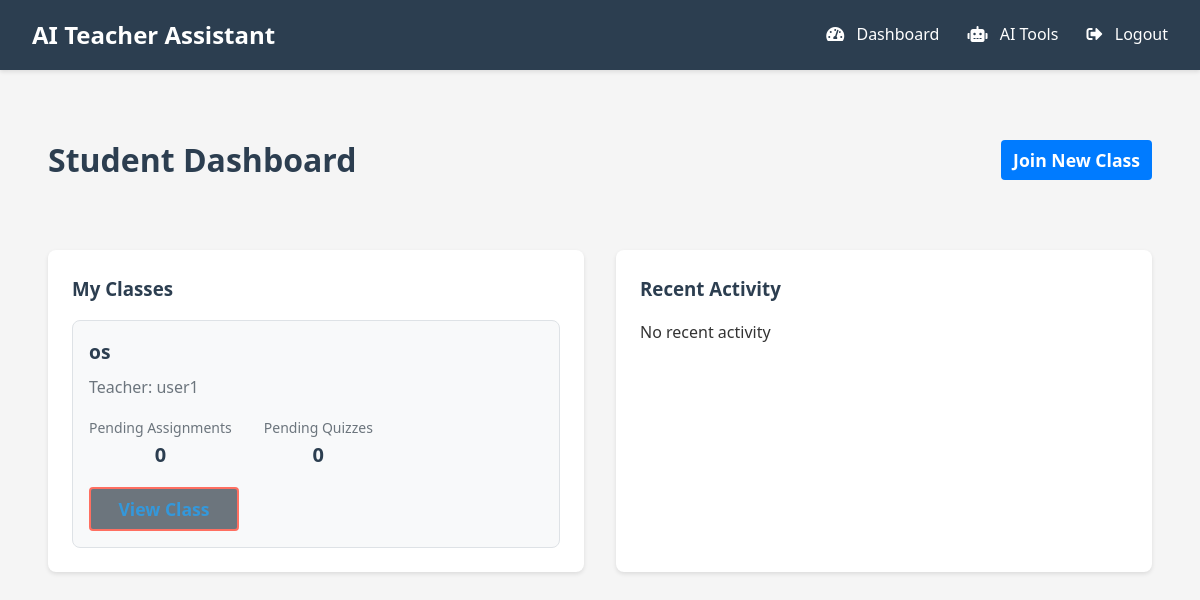
/student/dashboard (signed in), run on the app's committed database.
### models.py (models this page shows, shortened)
class Class(db.Model):
    id = db.Column(db.Integer, primary_key=True)
    name = db.Column(db.String(100), nullable=False)
    description = db.Column(db.Text)
    join_code = db.Column(db.String(6), unique=True, nullable=False)
    teacher_id = db.Column(db.Integer, db.ForeignKey('user.id'), nullable=False)
    assignments = db.relationship('Assignment', backref='class_obj', lazy=True)
    quizzes = db.relationship('Quiz', backref='class', lazy=True)

class User(db.Model, UserMixin):
    id = db.Column(db.Integer, primary_key=True)
    username = db.Column(db.String(100), unique=True, nullable=False)
    email = db.Column(db.String(100), unique=True, nullable=False)
    password_hash = db.Column(db.String(100), nullable=False)
    name = db.Column(db.String(100), nullable=False)
    role = db.Column(db.String(20), nullable=False)  # 'student', 'teacher', or 'admin'
    enrolled_classes = db.relationship('Class', secondary=enrollments, backref=db.backref('students', lazy='dynamic'), lazy='dynamic')
    submissions = db.relationship('Submission', backref='student', lazy=True)
    quiz_attempts = db.relationship('QuizAttempt', backref='student', lazy=True)
    classes_teaching = db.relationship('Class', backref='teacher', lazy=True)
    def is_teacher(self):
        return self.role == 'teacher'
    def is_student(self):
        return self.role == 'student'

### routes/student.py (the view)
@student.route('/dashboard')
@login_required
@student_required
def dashboard():
    now = datetime.utcnow()
    return render_template('student/dashboard.html',
                         classes=current_user.enrolled_classes,
                         now=now,
                         datetime=datetime)

### app.py (called while the page is built)
def create_app():
    app = Flask(__name__)
    app.config.from_object(Config)
    db.init_app(app)
    migrate = Migrate(app, db)
    login_manager = LoginManager()
    login_manager.login_view = 'auth.login'
    login_manager.init_app(app)
    @login_manager.user_loader
    def load_user(user_id):
        return User.query.get(int(user_id))
    app.register_blueprint(main)
    app.register_blueprint(auth)
    app.register_blueprint(teacher)
    app.register_blueprint(student)
    app.register_blueprint(ai)
    return app

### models.py (called while the page is built)
    def get_submission(self, student):
        return Submission.query.filter_by(
            student_id=student.id,
            assignment_id=self.id
        ).first()

### routes/student.py (called while the page is built)
def student_required(f):
    @wraps(f)
    def decorated_function(*args, **kwargs):
        if not current_user.is_student():
            return "Access denied", 403
        return f(*args, **kwargs)
    return decorated_function

### templates/student/dashboard.html (shortened to what this page needs)
{% extends "base.html" %}
{% block content %}
<div class="dashboard">
    <div class="dashboard-header">
        <h1>Student Dashboard</h1>
        <div class="dashboard-actions">
            <a href="{{ url_for('student.join_class') }}" class="btn-primary">Join New Class</a>
        </div>
    </div>
    <div class="dashboard-content">
        <div class="dashboard-card">
            <h3>My Classes</h3>
            {% if classes %}
                <div class="class-list">
                    {% for class in classes %}
                        <div class="class-item">
                            <h4>{{ class.name }}</h4>
                            <p class="text-muted">Teacher: {{ class.teacher.username }}</p>
                            <div class="class-stats">
                                <div class="stat-item">
                                    <span class="stat-label">Pending Assignments</span>
                                    <span class="stat-value">
                                        {% set pending_count = 0 %}
                                        {% for assignment in class.assignments %}
                                            {% if assignment.due_date and assignment.due_date > now %}
                                                {% set submission = assignment.get_submission(current_user) %}
                                                {% if not submission %}
                                                    {% set pending_count = pending_count + 1 %}
                                                {% endif %}
                                            {% endif %}
                                        {% endfor %}
                                        {{ pending_count }}
                                    </span>
                                </div>
                                <div class="stat-item">
                                    <span class="stat-label">Pending Quizzes</span>
                                    <span class="stat-value">
                                        {{ class.quizzes|selectattr('due_date')|selectattr('due_date', 'ge', now)|list|length }}
                                    </span>
                                </div>
                            </div>
                            <div class="class-actions">
                                <a href="{{ url_for('student.class_view', class_id=class.id) }}" class="btn-secondary">
                                </a>
                            </div>
                        </div>
                    {% endfor %}
                </div>
            {% else %}
                <div class="empty-state">
                    <p>You haven't joined any classes yet.</p>
                    <a href="{{ url_for('student.join_class') }}" class="btn-primary">Join Your First Class</a>
                </div>
            {% endif %}
        </div>
        <div class="dashboard-card">
            <h3>Recent Activity</h3>
            <div class="activity-list">
                {% set recent_submissions = current_user.submitted_assignments|sort(attribute='submitted_at', reverse=true) %}
                {% set recent_attempts = current_user.quiz_attempts|sort(attribute='started_at', reverse=true) %}
                {% if recent_submissions or recent_attempts %}
                    {% for submission in recent_submissions[:5] %}
                        <div class="activity-item">
                            <span class="activity-type assignment">Assignment</span>
                            <div class="activity-details">
                                <h5>{{ submission.assignment.title }}</h5>
                                <p>Submitted: {{ submission.submitted_at.strftime('%Y-%m-%d %H:%M') }}</p>
                                {% if submission.grade is not none %}
                                    <span class="badge bg-info">Grade: {{ submission.grade }}/{{ submission.assignment.max_points }}</span>
                                {% else %}
                                    <span class="badge bg-warning">Not Graded</span>
                                {% endif %}
                            </div>
                        </div>
                    {% endfor %}
                    {% for attempt in recent_attempts[:5] %}
                        <div class="activity-item">
                            <span class="activity-type quiz">Quiz</span>
                            <div class="activity-details">
                                <h5>{{ attempt.quiz.title }}</h5>
                                <p>Attempted: {{ attempt.started_at.strftime('%Y-%m-%d %H:%M') }}</p>
                                {% if attempt.completed_at %}
                                    {% if attempt.score is not none %}
                                        <span class="badge bg-info">Score: {{ attempt.score }}</span>
                                    {% else %}
                                        <span class="badge bg-warning">Pending Grade</span>
                                    {% endif %}
                                {% else %}
                                    <span class="badge bg-warning">In Progress</span>
                                {% endif %}
                            </div>
                        </div>
                    {% endfor %}
                {% else %}
                    <p>No recent activity</p>
                {% endif %}
            </div>
        </div>
    </div>
</div>
{% endblock %}

### static/css/style.css (style rules this page uses)
* { margin: 0; padding: 0; box-sizing: border-box; }
body { font-family: "Segoe UI", Tahoma, Geneva, Verdana, sans-serif; line-height: 1.6; background-color: #f5f5f5; color: #333; }
.btn-primary, .btn-secondary { display: inline-block; padding: 0.8rem 1.5rem; border-radius: 6px; text-decoration: none; font-size: 1.1rem; font-weight: bold; transition: all 0.3s ease-in-out; text-align: center; min-width: 150px; }
.btn-primary { background-color: #ff6f61; color: white; }
.btn-secondary { background-color: white; color: #ff6f61; border: 2px solid #ff6f61; }
.dashboard { padding: 2rem; }
.dashboard h1 { color: #2c3e50; margin-bottom: 2rem; }
.dashboard-content { display: grid; grid-template-columns: repeat(auto-fit, minmax(300px, 1fr)); gap: 2rem; }
.dashboard-card { background-color: white; padding: 1.5rem; border-radius: 8px; box-shadow: 0 2px 10px rgba(0, 0, 0, 0.1); transition: transform 0.3s ease-in-out; }
.dashboard-card h3 { color: #2c3e50; margin-bottom: 1rem; }
.dashboard-card a { color: #3498db; text-decoration: none; }
.dashboard-actions { margin-bottom: 2rem; }
.class-list { display: grid; gap: 1rem; }
.class-item { background-color: #f8f9fa; border-radius: 8px; padding: 1.5rem; border: 1px solid #dee2e6; transition: transform 0.2s ease-in-out, box-shadow 0.2s ease-in-out; }
.class-item h4 { color: #2c3e50; margin-bottom: 0.5rem; font-size: 1.2rem; }
.class-item p { color: #6c757d; margin-bottom: 0.5rem; }

### templates/student/dashboard.html (style rules this page uses)
.dashboard-header { display: flex; justify-content: space-between; align-items: center; margin-bottom: 2rem; }
.dashboard-actions { display: flex; gap: 1rem; }
.dashboard-content { display: grid; gap: 2rem; }
.dashboard-card { background-color: white; border-radius: 8px; padding: 1.5rem; box-shadow: 0 2px 4px rgba(0,0,0,0.1); }
.class-list { display: grid; gap: 1rem; }
.class-item { background-color: #f8f9fa; border-radius: 8px; padding: 1rem; border: 1px solid #dee2e6; }
.class-stats { display: flex; gap: 2rem; margin: 1rem 0; }
.stat-item { display: flex; flex-direction: column; align-items: center; }
.stat-label { font-size: 0.875rem; color: #6c757d; }
.stat-value { font-size: 1.25rem; font-weight: bold; color: #2c3e50; }
.activity-list { display: grid; gap: 1rem; }
.btn-primary { display: inline-block; padding: 0.375rem 0.75rem; background-color: #007bff; color: white; text-decoration: none; border-radius: 0.25rem; transition: background-color 0.2s; }
.btn-secondary { display: inline-block; padding: 0.375rem 0.75rem; background-color: #6c757d; color: white; text-decoration: none; border-radius: 0.25rem; transition: background-color 0.2s; }

### data on the page
Class: name "os", teacher.username "user1", pending_count "0", quizzes|selectattr "0"
